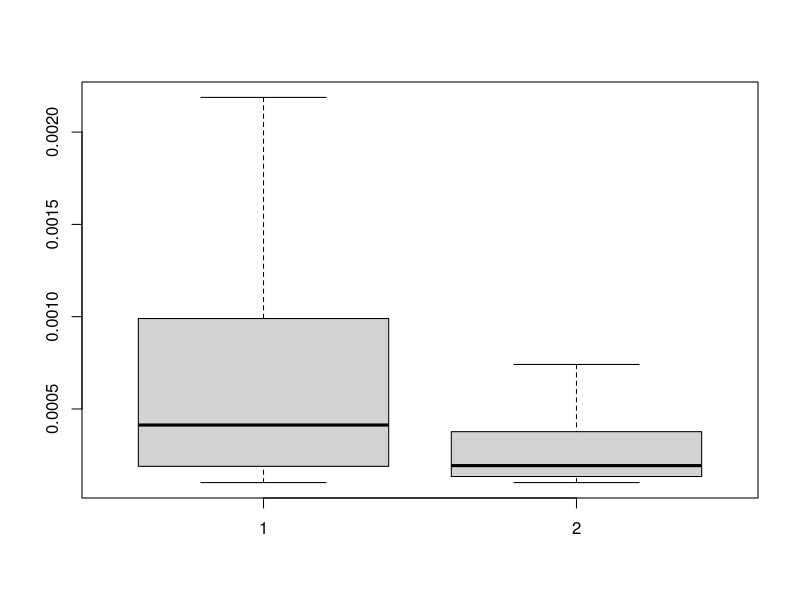
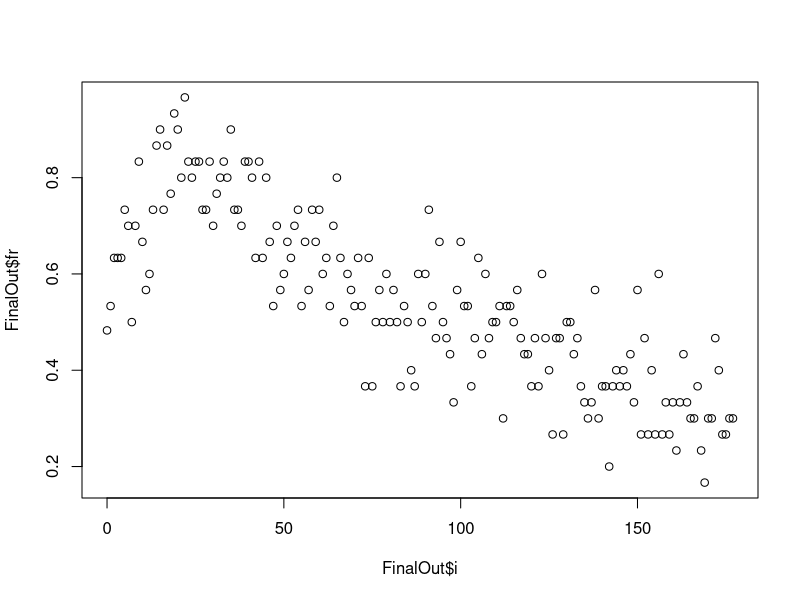
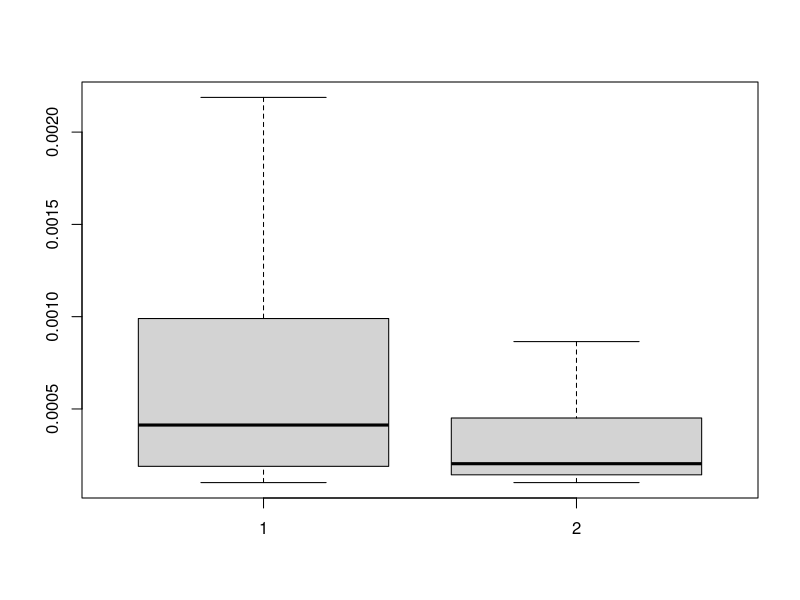
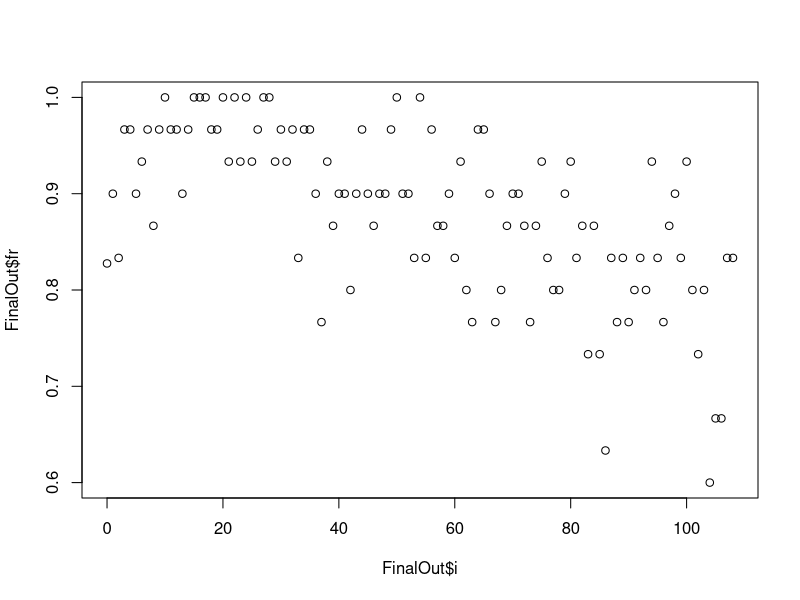

Write the R code that produced these figures, in order.
## ---- chunk 1
knitr::opts_chunk$set(echo = TRUE)
rm(list=ls(all=TRUE))
library(knitr)
library(tidyverse)
library(kableExtra)
library(vioplot) # install.packages('vioplot')
## ---- chunk 2
AllNons = read.table("../new_data/data/cov_glue_analys.csv", sep = ',' ,header = TRUE)
dim(AllNons)
names(AllNons)
head(AllNons)
table(AllNons$MutType)
table(AllNons$mut_status_char)
table(AllNons$mut_status)
AllNons$mut_status[AllNons$mut_status == -1] <-0 
table(AllNons$mut_status) # == 0 if it is C>U or G>U and == 1 if something other
summary(AllNons$Proportion)
str(AllNons$Proportion)
str(AllNons$mut_status)
## ---- chunk 3
nrow(AllNons[AllNons$mut_status_char == 'C>U G>U',]) # 2897
nrow(AllNons[AllNons$mut_status_char == 'U>C U>G',]) # 390
nrow(AllNons[AllNons$mut_status_char == 'unknown',]) # 2065
## ---- chunk 4
summary(glm(AllNons$mut_status ~ AllNons$Proportion, family = 'binomial'))
cor.test(AllNons$mut_status,AllNons$Proportion, method = 'spearman')
boxplot(AllNons[AllNons$mut_status == 1,]$Proportion,AllNons[AllNons$mut_status == 0,]$Proportion, outline = FALSE)
wilcox.test(AllNons[AllNons$mut_status == 1,]$Proportion,AllNons[AllNons$mut_status == 0,]$Proportion)
t.test(AllNons[AllNons$mut_status == 1,]$Proportion,AllNons[AllNons$mut_status == 0,]$Proportion)

AllNons = AllNons[order(-AllNons$Proportion),] # start from high proportions: old mutations and move to recent ones
for (i in 0:(as.integer((nrow(AllNons)/30))-1)) # as.integer(5.6)
{
temp =  AllNons[seq((i)*30,(i+1)*30-1,1),]
fr = nrow(temp[temp$mut_status == 1,])/nrow(temp)
Out = data.frame(i,fr)
if (i == 0) {FinalOut = Out}
if (i >  0) {FinalOut = rbind(FinalOut,Out)}
}
cor.test(FinalOut$i,FinalOut$fr, method = 'spearman')
plot(FinalOut$i,FinalOut$fr) # after i == 25 (row = 25*30 = 750) there is a robust decrease in the loser>gainer mutations. Why? Can we check it by logistic regression?

summary(glm(AllNons[c(750:nrow(AllNons)),]$mut_status ~ AllNons[c(750:nrow(AllNons)),]$Proportion, family = 'binomial')) # very strong positive
summary(glm(AllNons[c(0:750),]$mut_status ~ AllNons[c(0:750),]$Proportion, family = 'binomial')) # strong negative

## ---- chunk 5
AllNons = AllNons[AllNons$mut_status_char != 'unknown',] # loser>gainer versus gainer>loser
# AllNons = AllNons[AllNons$mut_status_char == 'unknown' | AllNons$mut_status_char == 'C>U G>U',] # loser>gainer versus others 'unknown'
summary(glm(AllNons$mut_status ~ AllNons$Proportion, family = 'binomial'))
cor.test(AllNons$mut_status,AllNons$Proportion, method = 'spearman')
boxplot(AllNons[AllNons$mut_status == 1,]$Proportion,AllNons[AllNons$mut_status == 0,]$Proportion, outline = FALSE)
wilcox.test(AllNons[AllNons$mut_status == 1,]$Proportion,AllNons[AllNons$mut_status == 0,]$Proportion)
t.test(AllNons[AllNons$mut_status == 1,]$Proportion,AllNons[AllNons$mut_status == 0,]$Proportion)

AllNons = AllNons[order(-AllNons$Proportion),] # start from high proportions: old mutations and move to recent ones
for (i in 0:(as.integer((nrow(AllNons)/30))-1)) # as.integer(5.6)
{
temp =  AllNons[seq((i)*30,(i+1)*30-1,1),]
fr = nrow(temp[temp$mut_status == 1,])/nrow(temp)
Out = data.frame(i,fr)
if (i == 0) {FinalOut = Out}
if (i >  0) {FinalOut = rbind(FinalOut,Out)}
}
cor.test(FinalOut$i,FinalOut$fr, method = 'spearman')
plot(FinalOut$i,FinalOut$fr) # after i == 20 (row = 20*30 = 600) there is a robust decrease in the loser>gainer mutations. Why? Can we check it by logistic regression?

summary(glm(AllNons[c(600:nrow(AllNons)),]$mut_status ~ AllNons[c(600:nrow(AllNons)),]$Proportion, family = 'binomial')) # strong positive
summary(glm(AllNons[c(0:600),]$mut_status ~ AllNons[c(0:600),]$Proportion, family = 'binomial')) # negative
